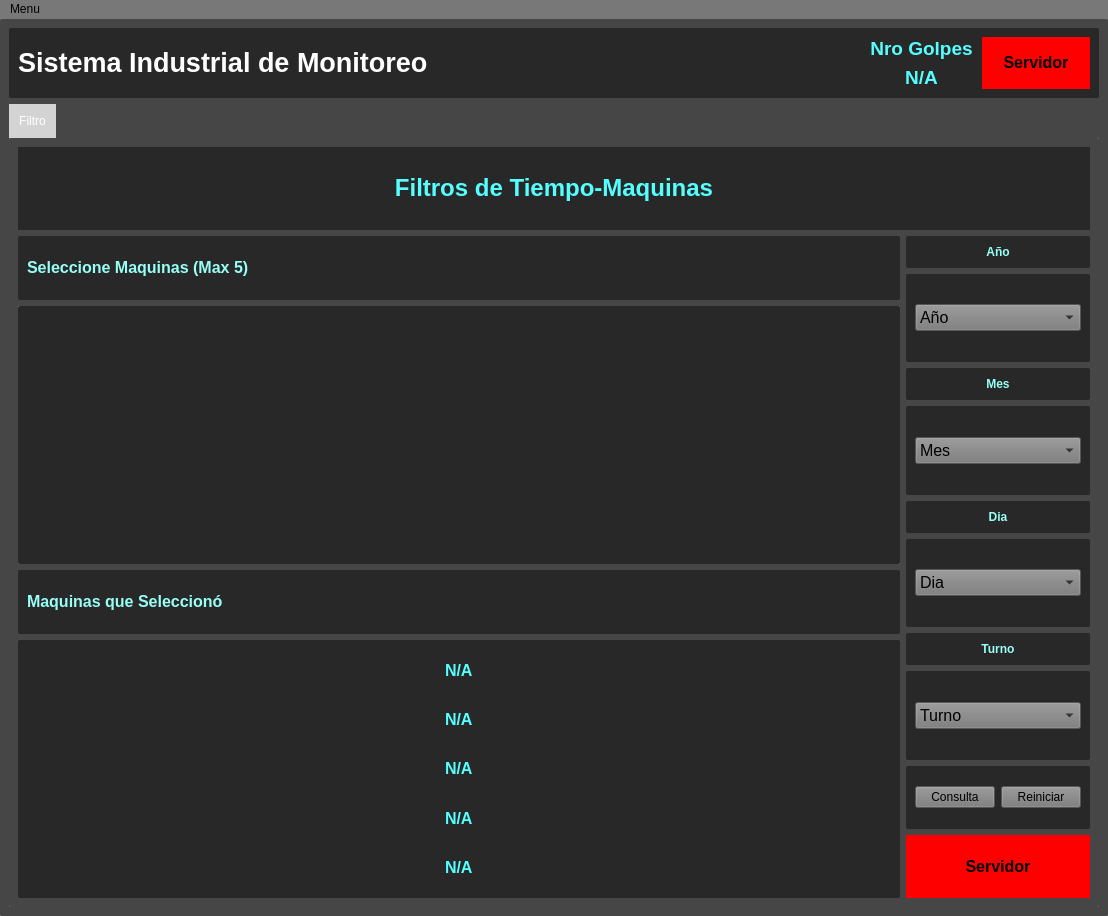
<?xml version="1.0" encoding="UTF-8"?>
<ui version="4.0">
 <class>MainWindow</class>
 <widget class="QMainWindow" name="MainWindow">
  <property name="geometry">
   <rect>
    <x>0</x>
    <y>0</y>
    <width>1108</width>
    <height>916</height>
   </rect>
  </property>
  <property name="windowTitle">
   <string>MainWindow</string>
  </property>
  <property name="styleSheet">
   <string notr="true">*{
	
	background-color: rgb(120, 120, 120);
}
.QWidget{
	
	background-color: rgb(40, 40, 40);
	border-radius: 2;
}
.QLabel{
	background-color: rgb(40, 40, 40);
	font: bold;
}
QWidget#cp{
	
	background-color: rgb(70, 70, 70);
}
QWidget#filtroTiempo{
	background-color: rgb(70, 70, 70);
	border-radius: 2;
}

QTabWidget::pane{
	background-color: rgb(120, 120, 120);
	border:0px solid #000000;
}
QTabBar::tab {
  background: gray;
  color: white;
  padding: 10px;
 }
 QTabBar::tab:selected {
  background: lightgray;
 }

QPushButton#botonAF:hover{
background-color: orange;
}
.QFrame{
	background-color: rgb(40, 40, 40);
	border-radius: 2;
}
QPushButton#botonSql1:hover{
background-color: orange;
}

QPushButton#botonSql2:hover{
background-color: orange;
}
QScrollArea{
border: none;
}</string>
  </property>
  <widget class="QWidget" name="cp">
   <layout class="QVBoxLayout" name="verticalLayout_2">
    <item>
     <widget class="QWidget" name="widget" native="true">
      <layout class="QHBoxLayout" name="horizontalLayout" stretch="1,4,1,1">
       <item>
        <widget class="QLabel" name="nroMaquina">
         <property name="text">
          <string>&lt;html&gt;&lt;head/&gt;&lt;body&gt;&lt;p&gt;&lt;span style=&quot; font-size:20pt; color:#ffffff;&quot;&gt;Sistema Industrial de Monitoreo&lt;/span&gt;&lt;/p&gt;&lt;/body&gt;&lt;/html&gt;</string>
         </property>
        </widget>
       </item>
       <item>
        <spacer name="horizontalSpacer">
         <property name="orientation">
          <enum>Qt::Horizontal</enum>
         </property>
         <property name="sizeType">
          <enum>QSizePolicy::Minimum</enum>
         </property>
         <property name="sizeHint" stdset="0">
          <size>
           <width>312</width>
           <height>20</height>
          </size>
         </property>
        </spacer>
       </item>
       <item>
        <layout class="QVBoxLayout" name="verticalLayout">
         <item>
          <widget class="QLabel" name="l_8">
           <property name="text">
            <string>&lt;html&gt;&lt;head/&gt;&lt;body&gt;&lt;p&gt;&lt;span style=&quot; font-size:14pt; color:#55ffff;&quot;&gt;Nro Golpes&lt;/span&gt;&lt;/p&gt;&lt;/body&gt;&lt;/html&gt;</string>
           </property>
           <property name="alignment">
            <set>Qt::AlignCenter</set>
           </property>
          </widget>
         </item>
         <item>
          <widget class="QLabel" name="nroGolpes">
           <property name="text">
            <string>&lt;html&gt;&lt;head/&gt;&lt;body&gt;&lt;p&gt;&lt;span style=&quot; font-size:14pt; color:#55ffff;&quot;&gt;N/A&lt;/span&gt;&lt;/p&gt;&lt;/body&gt;&lt;/html&gt;</string>
           </property>
           <property name="alignment">
            <set>Qt::AlignCenter</set>
           </property>
          </widget>
         </item>
        </layout>
       </item>
       <item>
        <widget class="QLabel" name="servidor">
         <property name="sizePolicy">
          <sizepolicy hsizetype="Preferred" vsizetype="Preferred">
           <horstretch>0</horstretch>
           <verstretch>0</verstretch>
          </sizepolicy>
         </property>
         <property name="styleSheet">
          <string notr="true">background-color: rgb(255, 0, 0);</string>
         </property>
         <property name="text">
          <string>&lt;html&gt;&lt;head/&gt;&lt;body&gt;&lt;p&gt;&lt;span style=&quot; font-size:12pt;&quot;&gt;Servidor&lt;/span&gt;&lt;/p&gt;&lt;/body&gt;&lt;/html&gt;</string>
         </property>
         <property name="alignment">
          <set>Qt::AlignCenter</set>
         </property>
        </widget>
       </item>
      </layout>
     </widget>
    </item>
    <item>
     <widget class="QTabWidget" name="tabs">
      <property name="currentIndex">
       <number>0</number>
      </property>
      <widget class="QWidget" name="filtroTiempo">
       <attribute name="title">
        <string>Filtro</string>
       </attribute>
       <layout class="QVBoxLayout" name="verticalLayout_10" stretch="1,8">
        <item>
         <widget class="QLabel" name="label_6">
          <property name="text">
           <string>&lt;html&gt;&lt;head/&gt;&lt;body&gt;&lt;p&gt;&lt;span style=&quot; font-size:18pt; color:#55ffff;&quot;&gt;Filtros de Tiempo-Maquinas&lt;/span&gt;&lt;/p&gt;&lt;/body&gt;&lt;/html&gt;</string>
          </property>
          <property name="alignment">
           <set>Qt::AlignCenter</set>
          </property>
         </widget>
        </item>
        <item>
         <layout class="QHBoxLayout" name="horizontalLayout_21">
          <item>
           <layout class="QVBoxLayout" name="verticalLayout_9" stretch="0,0">
            <item>
             <layout class="QVBoxLayout" name="verticalLayout_8" stretch="1,4">
              <item>
               <widget class="QFrame" name="t_sim_2">
                <property name="frameShape">
                 <enum>QFrame::StyledPanel</enum>
                </property>
                <property name="frameShadow">
                 <enum>QFrame::Raised</enum>
                </property>
                <layout class="QVBoxLayout" name="verticalLayout_13">
                 <item>
                  <widget class="QLabel" name="label_7">
                   <property name="text">
                    <string>&lt;html&gt;&lt;head/&gt;&lt;body&gt;&lt;p&gt;&lt;span style=&quot; font-size:12pt; color:#97fff6;&quot;&gt;Seleccione Maquinas (Max 5)&lt;/span&gt;&lt;/p&gt;&lt;/body&gt;&lt;/html&gt;</string>
                   </property>
                  </widget>
                 </item>
                </layout>
               </widget>
              </item>
              <item>
               <widget class="QScrollArea" name="scMa">
                <property name="widgetResizable">
                 <bool>true</bool>
                </property>
                <widget class="QWidget" name="scrollAreaWidgetContents_3">
                 <property name="geometry">
                  <rect>
                   <x>0</x>
                   <y>0</y>
                   <width>884</width>
                   <height>254</height>
                  </rect>
                 </property>
                </widget>
               </widget>
              </item>
             </layout>
            </item>
            <item>
             <layout class="QVBoxLayout" name="verticalLayout_15" stretch="1,4">
              <item>
               <widget class="QFrame" name="frame_5">
                <property name="frameShape">
                 <enum>QFrame::StyledPanel</enum>
                </property>
                <property name="frameShadow">
                 <enum>QFrame::Raised</enum>
                </property>
                <layout class="QVBoxLayout" name="verticalLayout_16">
                 <item>
                  <widget class="QLabel" name="label_13">
                   <property name="text">
                    <string>&lt;html&gt;&lt;head/&gt;&lt;body&gt;&lt;p&gt;&lt;span style=&quot; font-size:12pt; color:#97fff6;&quot;&gt;Maquinas que Seleccionó&lt;/span&gt;&lt;/p&gt;&lt;/body&gt;&lt;/html&gt;</string>
                   </property>
                  </widget>
                 </item>
                </layout>
               </widget>
              </item>
              <item>
               <widget class="QFrame" name="frame_6">
                <property name="frameShape">
                 <enum>QFrame::StyledPanel</enum>
                </property>
                <property name="frameShadow">
                 <enum>QFrame::Raised</enum>
                </property>
                <layout class="QVBoxLayout" name="verticalLayout_17">
                 <item>
                  <layout class="QHBoxLayout" name="horizontalLayout_10">
                   <item>
                    <widget class="QLabel" name="mm_1">
                     <property name="sizePolicy">
                      <sizepolicy hsizetype="Fixed" vsizetype="Preferred">
                       <horstretch>0</horstretch>
                       <verstretch>0</verstretch>
                      </sizepolicy>
                     </property>
                     <property name="text">
                      <string>&lt;html&gt;&lt;head/&gt;&lt;body&gt;&lt;p&gt;&lt;span style=&quot; font-size:12pt; color:#55ffff;&quot;&gt;N/A&lt;/span&gt;&lt;/p&gt;&lt;/body&gt;&lt;/html&gt;</string>
                     </property>
                    </widget>
                   </item>
                  </layout>
                 </item>
                 <item>
                  <layout class="QHBoxLayout" name="horizontalLayout_11">
                   <item>
                    <widget class="QLabel" name="mm_2">
                     <property name="sizePolicy">
                      <sizepolicy hsizetype="Fixed" vsizetype="Preferred">
                       <horstretch>0</horstretch>
                       <verstretch>0</verstretch>
                      </sizepolicy>
                     </property>
                     <property name="text">
                      <string>&lt;html&gt;&lt;head/&gt;&lt;body&gt;&lt;p&gt;&lt;span style=&quot; font-size:12pt; color:#55ffff;&quot;&gt;N/A&lt;/span&gt;&lt;/p&gt;&lt;/body&gt;&lt;/html&gt;</string>
                     </property>
                    </widget>
                   </item>
                  </layout>
                 </item>
                 <item>
                  <layout class="QHBoxLayout" name="horizontalLayout_12">
                   <item>
                    <widget class="QLabel" name="mm_3">
                     <property name="sizePolicy">
                      <sizepolicy hsizetype="Fixed" vsizetype="Preferred">
                       <horstretch>0</horstretch>
                       <verstretch>0</verstretch>
                      </sizepolicy>
                     </property>
                     <property name="text">
                      <string>&lt;html&gt;&lt;head/&gt;&lt;body&gt;&lt;p&gt;&lt;span style=&quot; font-size:12pt; color:#55ffff;&quot;&gt;N/A&lt;/span&gt;&lt;/p&gt;&lt;/body&gt;&lt;/html&gt;</string>
                     </property>
                    </widget>
                   </item>
                  </layout>
                 </item>
                 <item>
                  <layout class="QHBoxLayout" name="horizontalLayout_13">
                   <item>
                    <widget class="QLabel" name="mm_4">
                     <property name="sizePolicy">
                      <sizepolicy hsizetype="Fixed" vsizetype="Preferred">
                       <horstretch>0</horstretch>
                       <verstretch>0</verstretch>
                      </sizepolicy>
                     </property>
                     <property name="text">
                      <string>&lt;html&gt;&lt;head/&gt;&lt;body&gt;&lt;p&gt;&lt;span style=&quot; font-size:12pt; color:#55ffff;&quot;&gt;N/A&lt;/span&gt;&lt;/p&gt;&lt;/body&gt;&lt;/html&gt;</string>
                     </property>
                    </widget>
                   </item>
                  </layout>
                 </item>
                 <item>
                  <layout class="QHBoxLayout" name="horizontalLayout_14">
                   <item>
                    <widget class="QLabel" name="mm_5">
                     <property name="sizePolicy">
                      <sizepolicy hsizetype="Fixed" vsizetype="Preferred">
                       <horstretch>0</horstretch>
                       <verstretch>0</verstretch>
                      </sizepolicy>
                     </property>
                     <property name="text">
                      <string>&lt;html&gt;&lt;head/&gt;&lt;body&gt;&lt;p&gt;&lt;span style=&quot; font-size:12pt; color:#55ffff;&quot;&gt;N/A&lt;/span&gt;&lt;/p&gt;&lt;/body&gt;&lt;/html&gt;</string>
                     </property>
                    </widget>
                   </item>
                  </layout>
                 </item>
                </layout>
               </widget>
              </item>
             </layout>
            </item>
           </layout>
          </item>
          <item>
           <layout class="QVBoxLayout" name="verticalLayout_7" stretch="2,2,2,2,1,1">
            <item>
             <layout class="QVBoxLayout" name="verticalLayout_3" stretch="1,4">
              <property name="spacing">
               <number>6</number>
              </property>
              <item>
               <widget class="QWidget" name="widget_3" native="true">
                <layout class="QHBoxLayout" name="horizontalLayout_2">
                 <item>
                  <widget class="QLabel" name="label_5">
                   <property name="text">
                    <string>&lt;html&gt;&lt;head/&gt;&lt;body&gt;&lt;p&gt;&lt;span style=&quot; color:#97fff6;&quot;&gt;Año&lt;/span&gt;&lt;/p&gt;&lt;/body&gt;&lt;/html&gt;</string>
                   </property>
                   <property name="alignment">
                    <set>Qt::AlignCenter</set>
                   </property>
                  </widget>
                 </item>
                </layout>
               </widget>
              </item>
              <item>
               <widget class="QWidget" name="widget_4" native="true">
                <layout class="QHBoxLayout" name="horizontalLayout_3">
                 <item>
                  <widget class="QComboBox" name="year">
                   <property name="font">
                    <font>
                     <pointsize>12</pointsize>
                    </font>
                   </property>
                   <item>
                    <property name="text">
                     <string>Año</string>
                    </property>
                   </item>
                  </widget>
                 </item>
                </layout>
               </widget>
              </item>
             </layout>
            </item>
            <item>
             <layout class="QVBoxLayout" name="verticalLayout_4" stretch="1,4">
              <item>
               <widget class="QWidget" name="widget_5" native="true">
                <layout class="QHBoxLayout" name="horizontalLayout_4">
                 <item>
                  <widget class="QLabel" name="label_8">
                   <property name="text">
                    <string>&lt;html&gt;&lt;head/&gt;&lt;body&gt;&lt;p&gt;&lt;span style=&quot; color:#97fff6;&quot;&gt;Mes&lt;/span&gt;&lt;/p&gt;&lt;/body&gt;&lt;/html&gt;</string>
                   </property>
                   <property name="alignment">
                    <set>Qt::AlignCenter</set>
                   </property>
                  </widget>
                 </item>
                </layout>
               </widget>
              </item>
              <item>
               <widget class="QWidget" name="widgetm" native="true">
                <layout class="QHBoxLayout" name="horizontalLayout_5">
                 <item>
                  <widget class="QComboBox" name="month">
                   <property name="font">
                    <font>
                     <pointsize>12</pointsize>
                    </font>
                   </property>
                   <item>
                    <property name="text">
                     <string>Mes</string>
                    </property>
                   </item>
                  </widget>
                 </item>
                </layout>
               </widget>
              </item>
             </layout>
            </item>
            <item>
             <layout class="QVBoxLayout" name="verticalLayout_5" stretch="1,4">
              <item>
               <widget class="QWidget" name="widget_7" native="true">
                <layout class="QHBoxLayout" name="horizontalLayout_6">
                 <item>
                  <widget class="QLabel" name="label_10">
                   <property name="text">
                    <string>&lt;html&gt;&lt;head/&gt;&lt;body&gt;&lt;p&gt;&lt;span style=&quot; color:#97fff6;&quot;&gt;Dia&lt;/span&gt;&lt;/p&gt;&lt;/body&gt;&lt;/html&gt;</string>
                   </property>
                   <property name="alignment">
                    <set>Qt::AlignCenter</set>
                   </property>
                  </widget>
                 </item>
                </layout>
               </widget>
              </item>
              <item>
               <widget class="QWidget" name="widget_8" native="true">
                <layout class="QHBoxLayout" name="horizontalLayout_7">
                 <item>
                  <widget class="QComboBox" name="day">
                   <property name="font">
                    <font>
                     <pointsize>12</pointsize>
                    </font>
                   </property>
                   <item>
                    <property name="text">
                     <string>Dia</string>
                    </property>
                   </item>
                  </widget>
                 </item>
                </layout>
               </widget>
              </item>
             </layout>
            </item>
            <item>
             <layout class="QVBoxLayout" name="verticalLayout_6" stretch="1,4">
              <item>
               <widget class="QWidget" name="widget_9" native="true">
                <layout class="QHBoxLayout" name="horizontalLayout_8">
                 <item>
                  <widget class="QLabel" name="label_11">
                   <property name="text">
                    <string>&lt;html&gt;&lt;head/&gt;&lt;body&gt;&lt;p&gt;&lt;span style=&quot; color:#97fff6;&quot;&gt;Turno&lt;/span&gt;&lt;/p&gt;&lt;/body&gt;&lt;/html&gt;</string>
                   </property>
                   <property name="alignment">
                    <set>Qt::AlignCenter</set>
                   </property>
                  </widget>
                 </item>
                </layout>
               </widget>
              </item>
              <item>
               <widget class="QWidget" name="widget_10" native="true">
                <layout class="QHBoxLayout" name="horizontalLayout_9">
                 <item>
                  <widget class="QComboBox" name="turno">
                   <property name="font">
                    <font>
                     <pointsize>12</pointsize>
                    </font>
                   </property>
                   <item>
                    <property name="text">
                     <string>Turno</string>
                    </property>
                   </item>
                  </widget>
                 </item>
                </layout>
               </widget>
              </item>
             </layout>
            </item>
            <item>
             <widget class="QWidget" name="widget_22" native="true">
              <layout class="QHBoxLayout" name="horizontalLayout_15">
               <item>
                <widget class="QPushButton" name="botonSql1">
                 <property name="font">
                  <font>
                   <pointsize>9</pointsize>
                  </font>
                 </property>
                 <property name="styleSheet">
                  <string notr="true"/>
                 </property>
                 <property name="text">
                  <string>Consulta</string>
                 </property>
                </widget>
               </item>
               <item>
                <widget class="QPushButton" name="botonSql2">
                 <property name="font">
                  <font>
                   <pointsize>9</pointsize>
                  </font>
                 </property>
                 <property name="text">
                  <string>Reiniciar</string>
                 </property>
                </widget>
               </item>
              </layout>
             </widget>
            </item>
            <item>
             <widget class="QLabel" name="servidor_2">
              <property name="styleSheet">
               <string notr="true">background-color: rgb(255, 0, 0);</string>
              </property>
              <property name="text">
               <string>&lt;html&gt;&lt;head/&gt;&lt;body&gt;&lt;p&gt;&lt;span style=&quot; font-size:12pt;&quot;&gt;Servidor&lt;/span&gt;&lt;/p&gt;&lt;/body&gt;&lt;/html&gt;</string>
              </property>
              <property name="alignment">
               <set>Qt::AlignCenter</set>
              </property>
             </widget>
            </item>
           </layout>
          </item>
         </layout>
        </item>
       </layout>
      </widget>
     </widget>
    </item>
   </layout>
  </widget>
  <widget class="QMenuBar" name="menubar">
   <property name="geometry">
    <rect>
     <x>0</x>
     <y>0</y>
     <width>1108</width>
     <height>21</height>
    </rect>
   </property>
   <widget class="QMenu" name="menuMenu">
    <property name="title">
     <string>Menu</string>
    </property>
    <addaction name="actionConexion_SQL"/>
   </widget>
   <addaction name="menuMenu"/>
  </widget>
  <action name="actionConexion_SQL">
   <property name="text">
    <string>Conexion SQL</string>
   </property>
  </action>
 </widget>
 <resources/>
 <connections/>
</ui>
